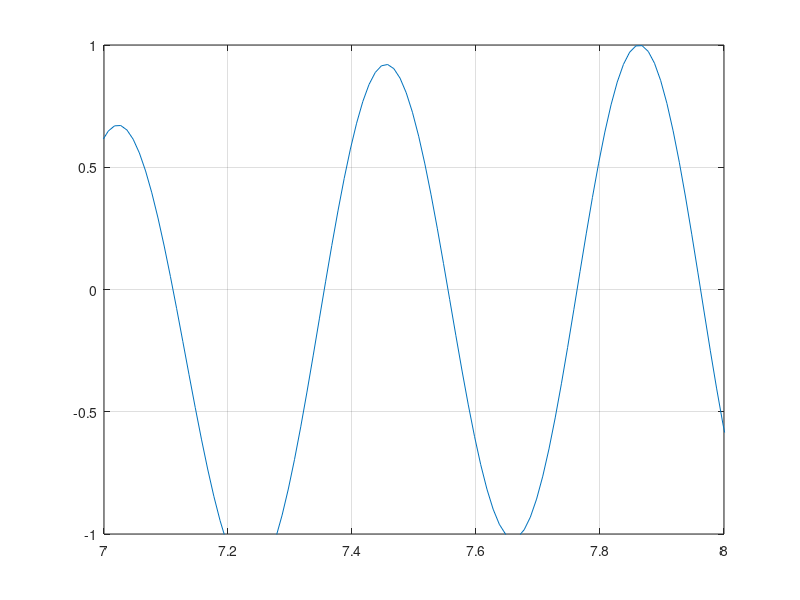

Recreate this plot in MATLAB. (Note: this script raises an error after producing the figure.)
f = @(x) sin(x) + cos(1 + x .^ 2) - 1;

t = linspace(0,10,1000);
figure();
plot(t,f(t));
grid on;
axis([7 8 -1 1]);

df = @(x) cos(x) - sin(1 + x^2 )* 2 .* x;

tol = 1e-10;

[x_b, h_b] = biseccion(f, 7.8, 8, 10000, tol);

[x_n, h_n] = newton(f, df, x_b, 10000, tol);

printf("x= %.10f", x_n);
